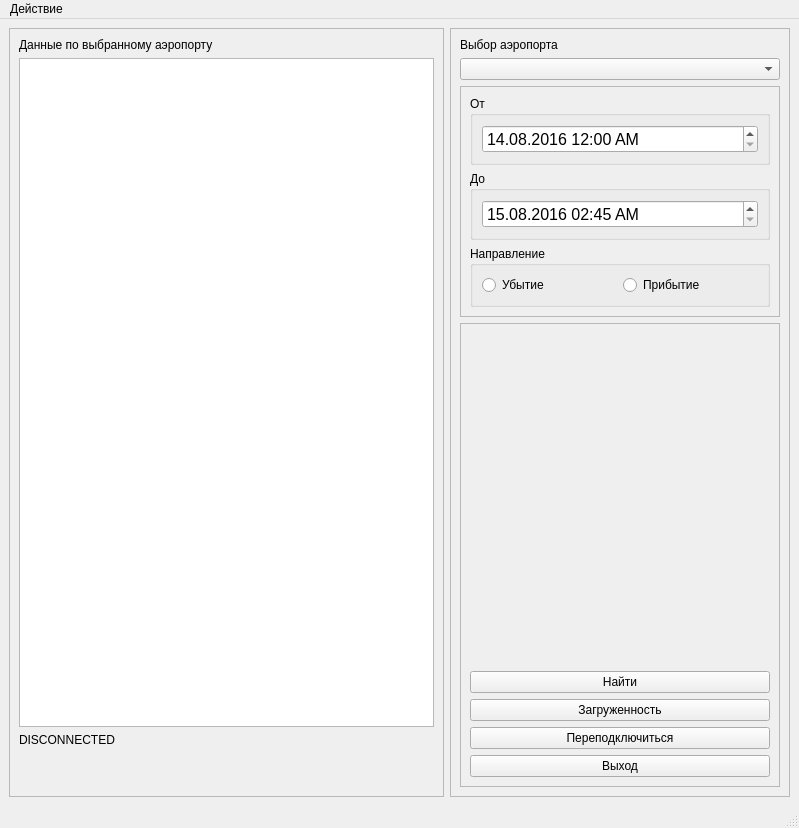
<?xml version="1.0" encoding="UTF-8"?>
<ui version="4.0">
 <class>MainWindow</class>
 <widget class="QMainWindow" name="MainWindow">
  <property name="geometry">
   <rect>
    <x>0</x>
    <y>0</y>
    <width>799</width>
    <height>828</height>
   </rect>
  </property>
  <property name="windowTitle">
   <string>MainWindow</string>
  </property>
  <widget class="QWidget" name="centralwidget">
   <layout class="QHBoxLayout" name="horizontalLayout">
    <item>
     <widget class="QFrame" name="fr_display">
      <property name="frameShape">
       <enum>QFrame::StyledPanel</enum>
      </property>
      <property name="frameShadow">
       <enum>QFrame::Raised</enum>
      </property>
      <layout class="QVBoxLayout" name="verticalLayout_2">
       <item>
        <widget class="QLabel" name="lb_content_title">
         <property name="text">
          <string>Данные по выбранному аэропорту</string>
         </property>
        </widget>
       </item>
       <item>
        <widget class="QTableView" name="tb_content"/>
       </item>
       <item>
        <widget class="QLabel" name="lb_connection_status">
         <property name="text">
          <string>DISCONNECTED</string>
         </property>
        </widget>
       </item>
       <item>
        <widget class="QLabel" name="lb_connection_anim">
         <property name="text">
          <string/>
         </property>
        </widget>
       </item>
       <item>
        <widget class="QLabel" name="lb_selection">
         <property name="text">
          <string/>
         </property>
        </widget>
       </item>
      </layout>
     </widget>
    </item>
    <item>
     <widget class="QFrame" name="fr_bars">
      <property name="frameShape">
       <enum>QFrame::StyledPanel</enum>
      </property>
      <property name="frameShadow">
       <enum>QFrame::Raised</enum>
      </property>
      <layout class="QVBoxLayout" name="verticalLayout">
       <item>
        <widget class="QLabel" name="lb_port_selection">
         <property name="text">
          <string>Выбор аэропорта</string>
         </property>
        </widget>
       </item>
       <item>
        <widget class="QComboBox" name="cb_airport"/>
       </item>
       <item>
        <widget class="QFrame" name="fr_selection">
         <property name="frameShape">
          <enum>QFrame::StyledPanel</enum>
         </property>
         <property name="frameShadow">
          <enum>QFrame::Raised</enum>
         </property>
         <layout class="QVBoxLayout" name="verticalLayout_3">
          <item>
           <widget class="QGroupBox" name="gb_from_date">
            <property name="title">
             <string>От</string>
            </property>
            <layout class="QHBoxLayout" name="horizontalLayout_2">
             <item>
              <widget class="QDateEdit" name="de_from_date">
               <property name="font">
                <font>
                 <pointsize>12</pointsize>
                </font>
               </property>
               <property name="locale">
                <locale language="Russian" country="Russia"/>
               </property>
               <property name="dateTime">
                <datetime>
                 <hour>0</hour>
                 <minute>0</minute>
                 <second>0</second>
                 <year>2016</year>
                 <month>8</month>
                 <day>14</day>
                </datetime>
               </property>
               <property name="maximumDateTime">
                <datetime>
                 <hour>23</hour>
                 <minute>59</minute>
                 <second>59</second>
                 <year>2017</year>
                 <month>9</month>
                 <day>14</day>
                </datetime>
               </property>
               <property name="minimumDateTime">
                <datetime>
                 <hour>0</hour>
                 <minute>0</minute>
                 <second>0</second>
                 <year>2016</year>
                 <month>8</month>
                 <day>14</day>
                </datetime>
               </property>
               <property name="displayFormat">
                <string>dd.MM.yyyy hh:mm A</string>
               </property>
              </widget>
             </item>
            </layout>
           </widget>
          </item>
          <item>
           <widget class="QGroupBox" name="gb_till_date">
            <property name="title">
             <string>До</string>
            </property>
            <layout class="QHBoxLayout" name="horizontalLayout_3">
             <item>
              <widget class="QDateTimeEdit" name="de_till_date">
               <property name="minimumSize">
                <size>
                 <width>180</width>
                 <height>0</height>
                </size>
               </property>
               <property name="font">
                <font>
                 <pointsize>12</pointsize>
                </font>
               </property>
               <property name="locale">
                <locale language="Russian" country="Russia"/>
               </property>
               <property name="buttonSymbols">
                <enum>QAbstractSpinBox::UpDownArrows</enum>
               </property>
               <property name="showGroupSeparator" stdset="0">
                <bool>false</bool>
               </property>
               <property name="maximumDateTime">
                <datetime>
                 <hour>23</hour>
                 <minute>59</minute>
                 <second>59</second>
                 <year>2017</year>
                 <month>9</month>
                 <day>14</day>
                </datetime>
               </property>
               <property name="minimumDateTime">
                <datetime>
                 <hour>2</hour>
                 <minute>45</minute>
                 <second>0</second>
                 <year>2016</year>
                 <month>8</month>
                 <day>15</day>
                </datetime>
               </property>
               <property name="minimumDate">
                <date>
                 <year>2016</year>
                 <month>8</month>
                 <day>15</day>
                </date>
               </property>
               <property name="currentSection">
                <enum>QDateTimeEdit::DaySection</enum>
               </property>
               <property name="displayFormat">
                <string>dd.MM.yyyy hh:mm A</string>
               </property>
               <property name="timeSpec">
                <enum>Qt::LocalTime</enum>
               </property>
              </widget>
             </item>
            </layout>
           </widget>
          </item>
          <item>
           <widget class="QGroupBox" name="gb_direction">
            <property name="title">
             <string>Направление</string>
            </property>
            <layout class="QHBoxLayout" name="horizontalLayout_4">
             <item>
              <widget class="QRadioButton" name="rb_outgoing">
               <property name="text">
                <string>Убытие</string>
               </property>
              </widget>
             </item>
             <item>
              <widget class="QRadioButton" name="rb_incoming">
               <property name="text">
                <string>Прибытие</string>
               </property>
              </widget>
             </item>
            </layout>
           </widget>
          </item>
         </layout>
        </widget>
       </item>
       <item>
        <widget class="QFrame" name="fr_control">
         <property name="frameShape">
          <enum>QFrame::StyledPanel</enum>
         </property>
         <property name="frameShadow">
          <enum>QFrame::Raised</enum>
         </property>
         <layout class="QVBoxLayout" name="verticalLayout_8">
          <item>
           <widget class="QLabel" name="lb_logo">
            <property name="minimumSize">
             <size>
              <width>300</width>
              <height>300</height>
             </size>
            </property>
            <property name="text">
             <string/>
            </property>
           </widget>
          </item>
          <item>
           <spacer name="verticalSpacer">
            <property name="orientation">
             <enum>Qt::Vertical</enum>
            </property>
            <property name="sizeHint" stdset="0">
             <size>
              <width>20</width>
              <height>40</height>
             </size>
            </property>
           </spacer>
          </item>
          <item>
           <widget class="QPushButton" name="pb_search">
            <property name="text">
             <string>Найти</string>
            </property>
           </widget>
          </item>
          <item>
           <widget class="QPushButton" name="pb_staticstics">
            <property name="text">
             <string>Загруженность</string>
            </property>
           </widget>
          </item>
          <item>
           <widget class="QPushButton" name="pb_reconnect">
            <property name="text">
             <string>Переподключиться</string>
            </property>
           </widget>
          </item>
          <item>
           <widget class="QPushButton" name="pb_close">
            <property name="text">
             <string>Выход</string>
            </property>
           </widget>
          </item>
         </layout>
        </widget>
       </item>
      </layout>
     </widget>
    </item>
   </layout>
  </widget>
  <widget class="QMenuBar" name="menubar">
   <property name="geometry">
    <rect>
     <x>0</x>
     <y>0</y>
     <width>799</width>
     <height>21</height>
    </rect>
   </property>
   <widget class="QMenu" name="menu">
    <property name="title">
     <string>Действие</string>
    </property>
    <addaction name="action_getports"/>
    <addaction name="action_load"/>
    <addaction name="separator"/>
    <addaction name="action_about"/>
    <addaction name="separator"/>
    <addaction name="action_close"/>
   </widget>
   <addaction name="menu"/>
  </widget>
  <widget class="QStatusBar" name="statusbar"/>
  <action name="action_load">
   <property name="text">
    <string>Загруженность</string>
   </property>
  </action>
  <action name="action_about">
   <property name="text">
    <string>О программе</string>
   </property>
  </action>
  <action name="action_close">
   <property name="text">
    <string>Выход</string>
   </property>
  </action>
  <action name="action_getports">
   <property name="text">
    <string>Загрузить список аэропортов</string>
   </property>
  </action>
 </widget>
 <tabstops>
  <tabstop>cb_airport</tabstop>
  <tabstop>de_from_date</tabstop>
  <tabstop>de_till_date</tabstop>
  <tabstop>pb_search</tabstop>
  <tabstop>pb_staticstics</tabstop>
  <tabstop>pb_reconnect</tabstop>
  <tabstop>pb_close</tabstop>
  <tabstop>tb_content</tabstop>
 </tabstops>
 <resources/>
 <connections/>
</ui>
